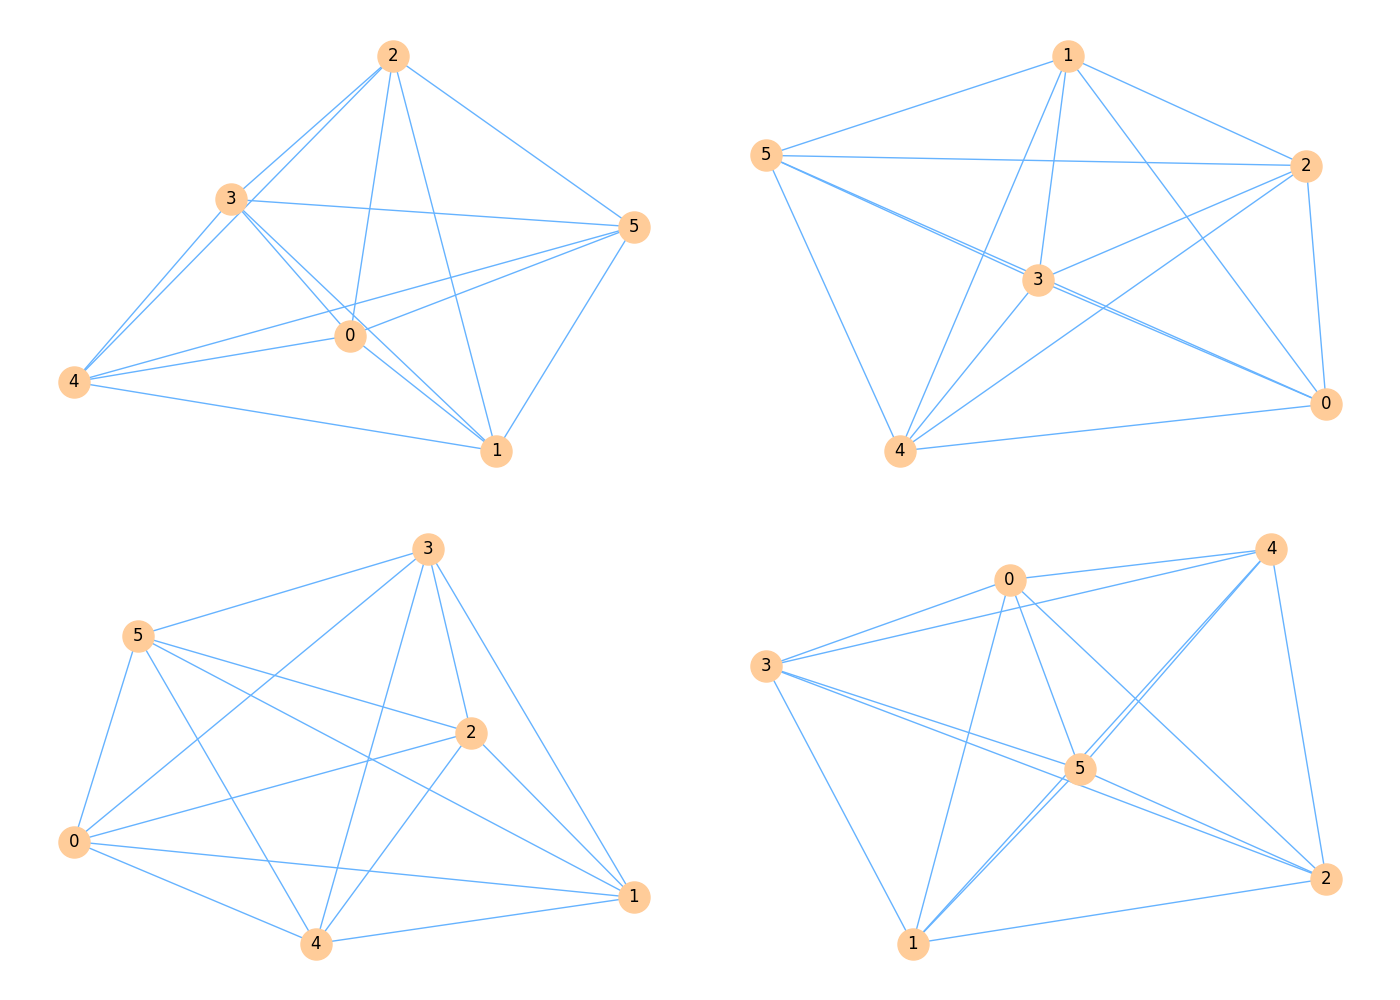

This chart was generated by the following Python code:
import matplotlib.pyplot as plt
import networkx as nx

age_groups = ['Teens (13-19)', 'Young Adults (20-35)', 'Adults (36-50)', 'Seniors (51+)']
data_by_age_group = {
    'Teens (13-19)': [25, 15, 10, 30, 10, 10],
    'Young Adults (20-35)': [10, 20, 20, 30, 10, 10],
    'Adults (36-50)': [15, 10, 25, 15, 20, 15],
    'Seniors (51+)': [25, 10, 5, 10, 10, 40]
}

fig, axs = plt.subplots(2, 2, figsize=(14, 10))

# Define a consistent color scheme
node_color = '#ffcc99'
edge_color = '#66b3ff'

for i, (_, preferences) in enumerate(data_by_age_group.items()):
    ax = axs[i // 2][i % 2]

    G = nx.Graph()
    nodes = range(len(preferences))
    G.add_nodes_from(nodes)

    for j in nodes:
        for k in range(j + 1, len(preferences)):
            if preferences[j] > 0 and preferences[k] > 0:
                G.add_edge(j, k, weight=(preferences[j] + preferences[k]) / 2)

    pos = nx.spring_layout(G)
    nx.draw(G, pos, ax=ax, with_labels=True, node_color=node_color, edge_color=edge_color, node_size=500)

plt.tight_layout()
plt.show()
